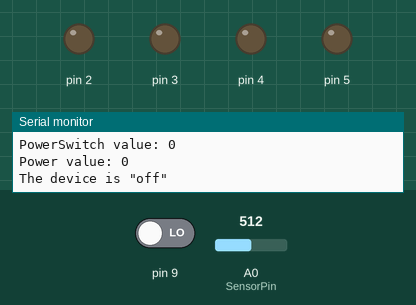
This sketch was run on a simulated Arduino Uno, built with avr-gcc and run on an emulated ATmega328P. Shown: output pins drawn as LEDs (lit = HIGH), the last lines printed to the serial monitor. Inputs (shaded band) come from the test bench; at power-on: pin 9 LOW, A0 (SensorPin) = 512.

Above: at 1.2 s.
1.3 s: pin 9 driven HIGH
At 2.6 s:
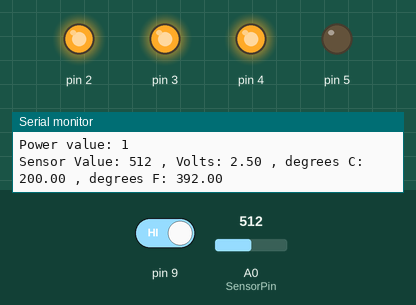
2.9 s: A0 (SensorPin) set to 181
4.4 s: A0 (SensorPin) set to 165
At 5.6 s:
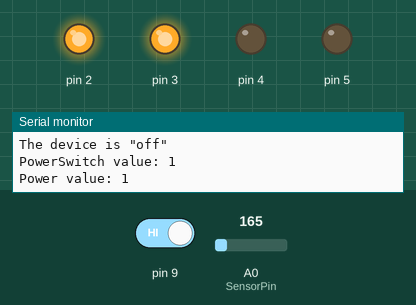
5.9 s: A0 (SensorPin) set to 0
At 6.6 s:
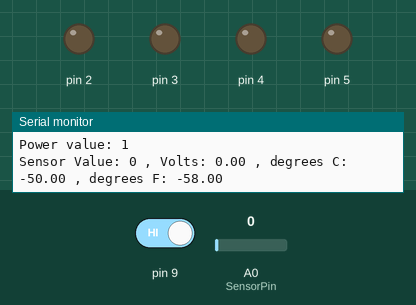
8.9 s: A0 (SensorPin) set to 1023
At 10.0 s:
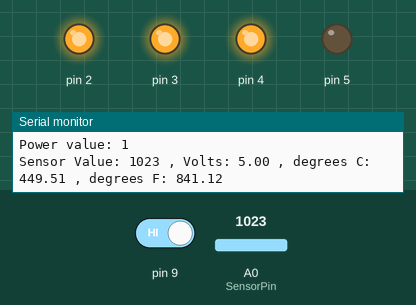
Timing chart, 0 to 11.9 s (numbered marks = the images above; inputs shaded):
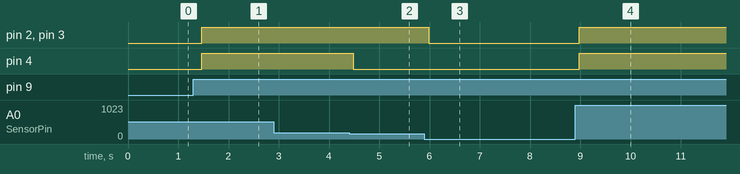

The sketch:

hotmeter.ino
```cpp
/*
 Name:		hotmeter.ino
 Created:	12/30/2018 7:46:00 PM
 Author:	Gorat
*/
//Temperature Sensor

const int SensorPin = A0;
const float BaselineTemp_Celcius = 25.0;

//Simulate "Power Switch"
bool Power;

// the setup function runs once when you press reset or power the board
void setup() {

	//Initialize PowerSwitch pin
	pinMode(9, INPUT);

	//Open Ports
	Serial.begin(9600);

	//Assign PinNumbers and init output
	for (int pinNumber = 2; pinNumber <= 5; pinNumber++) {
		pinMode(pinNumber, OUTPUT);
		digitalWrite(pinNumber, LOW);
	}
}

// the loop function runs over and over again until power down or reset
void loop() {

	int SwitchValue = digitalRead(9);

	if (SwitchValue == HIGH && Power == true)
		Power = false;
	else if (SwitchValue == HIGH && Power == false) {
		Power = true;
	}

	Serial.print("PowerSwitch value: ");
	Serial.println(SwitchValue);
	Serial.print("Power value: ");
	Serial.println(Power);


	if (Power == true) {

		int SensorValue = analogRead(SensorPin);
		Serial.print("Sensor Value: ");
		Serial.print(SensorValue);

		float Voltage = (SensorValue / 1024.0)*5.0;

		Serial.print(" , Volts: ");
		Serial.print(Voltage);

		float Celcius = (Voltage - .5) * 100;
		float Farenheit = (Celcius * 9.0) / 5.0 + 32;

		Serial.print(" , degrees C: ");
		Serial.print(Celcius);

		Serial.print(" , degrees F: ");
		Serial.println(Farenheit);

		if (Celcius < BaselineTemp_Celcius) {
			digitalWrite(2, LOW);
			digitalWrite(3, LOW);
			digitalWrite(4, LOW);
		}
		else if (Celcius >= BaselineTemp_Celcius + 2 && Celcius < BaselineTemp_Celcius + 4) {
			digitalWrite(2, HIGH);
			digitalWrite(3, LOW);
			digitalWrite(4, LOW);
		}
		else if (Celcius >= BaselineTemp_Celcius + 4 && Celcius < BaselineTemp_Celcius + 6) {
			digitalWrite(2, HIGH);
			digitalWrite(3, HIGH);
			digitalWrite(4, LOW);
		}
		else if (Celcius >= BaselineTemp_Celcius + 6) {
			digitalWrite(2, HIGH);
			digitalWrite(3, HIGH);
			digitalWrite(4, HIGH);
		}

		Serial.println("");
		Serial.println("");
		Serial.println("");
	}
	else if (Power == false) {
		Serial.println("The device is \"off\"");
		Serial.println("");
		Serial.println("");
		Serial.println("");
	}
}
```

Measured:
- the behaviour switches between 166 and 165 on A0 (SensorPin) (found by bisection; images 1 and 2)
- after the input at 1.3 s, pin 2–4: LOW → HIGH after 0.17 s
- after the input at 4.4 s, pin 4: HIGH → LOW after 0.09 s
- after the input at 5.9 s, pin 2, pin 3: HIGH → LOW after 0.08 s
- after the input at 8.9 s, pin 2–4: LOW → HIGH after 0.08 s
